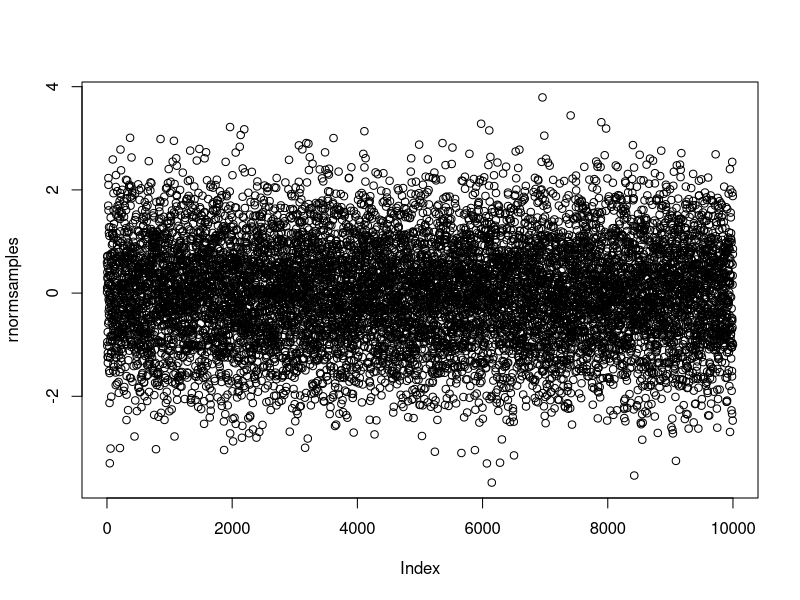
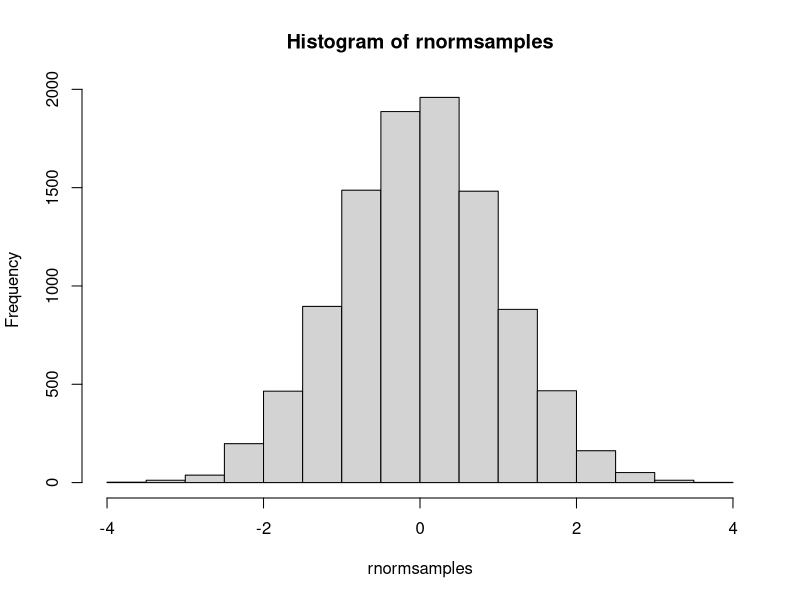
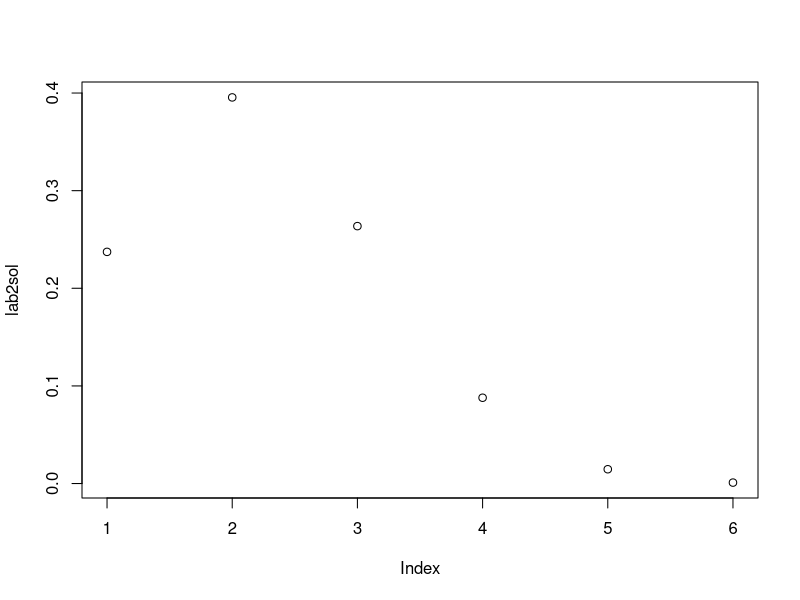
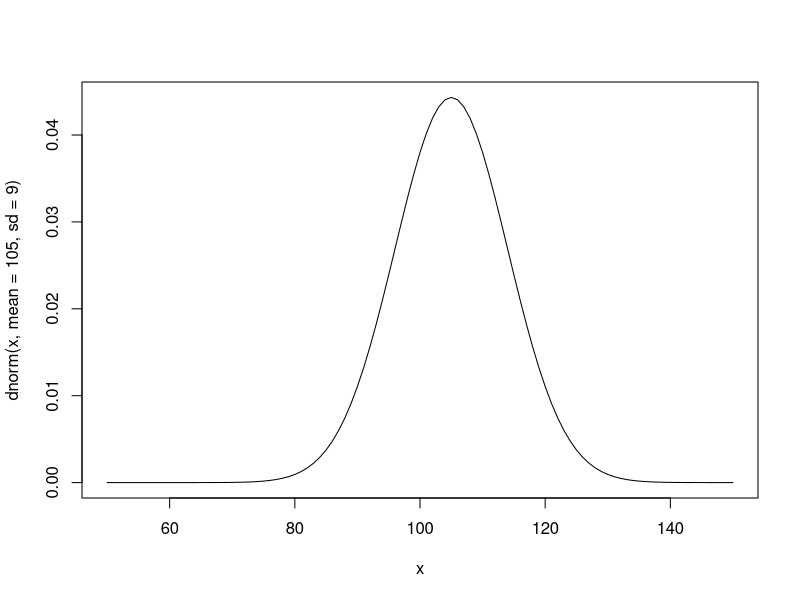
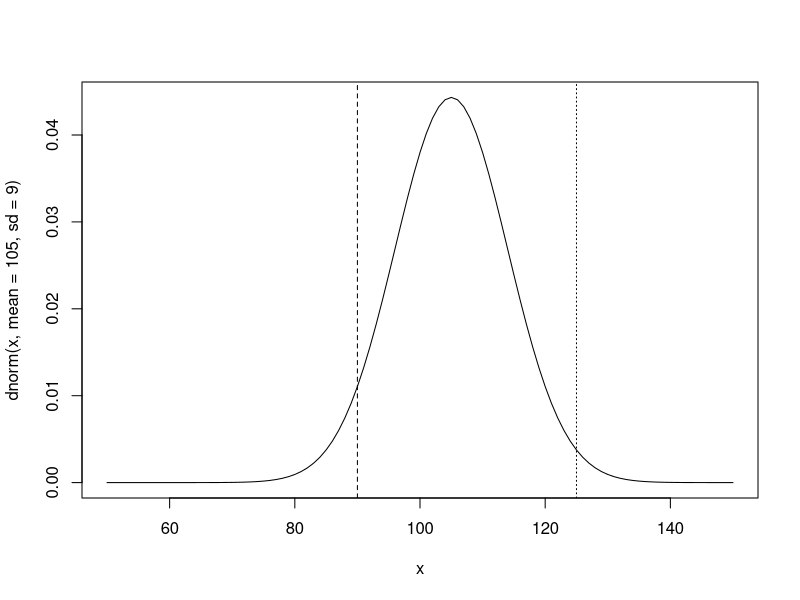

Write R code to recreate these figures, in order. (Note: this script raises an error after producing the figures.)
## ---- chunk 1
nsamples = 10000
nsamplesmean = 0
nsamplessd = 1
rnormsamples = rnorm(nsamples, nsamplesmean, nsamplessd)
plot(rnormsamples)
hist(rnormsamples)
dnorm(2)
pnormsamples= pnorm(nsamplesmean)
qnormsamples=qnorm(nsamplesmean)
lab2sol = dbinom(0:5, size = 5, prob = 0.25)
plot(lab2sol)


## ---- chunk 2
1-pbinom(0,5,0.25)
##dbinom(x, size, prob, log = FALSE)
##pbinom(q, size, prob, lower.tail = TRUE, log.p = FALSE)
##qbinom(p, size, prob, lower.tail = TRUE, log.p = FALSE)
##rbinom(n, size, prob)
## ---- chunk 3
x<-seq(50,150)
y<-dnorm(x,mean = 105, sd=9)
## ---- chunk 4
plot(x, dnorm(x,mean = 105, sd=9), type = "l")


## ---- chunk 5
plot(x, dnorm(x,mean = 105, sd=9), type = "l")
abline(v=90, lty=2)
abline(v=125, lty=3)
## ---- chunk 6
pnorm(125, mean = 105, sd=9)-pnorm(90, mean = 105, sd=9)
## ---- chunk 7
qnorm(0.1, mean = 105, sd=9)
## ---- chunk 8
mpg<-auto_mpg
## ---- chunk 9
summary(mpg)
## ---- chunk 10
library(ggplot2)

ggplot(data=mpg, aes(x=acceleration)) + geom_density() + 
  theme_classic() + ggtitle("Histogram of Acceletation")

plot(mpg$horsepower,mpg$acceleration,type="l", col = "blue")
## ---- chunk 11
mean.acceleration<-mean(mpg$acceleration)
sd.acceleration<-sd(mpg$acceleration)
hist(mpg$acceleration)
## ---- chunk 12
ylab2 = rnorm(1000, mean = 0, sd = 1)
zlab2 = qnorm(0.975)
zlaba = qnorm(0.025)
plot(density(ylab2))
abline(v=zlab2)
abline(v=zlaba)

## ---- chunk 13
ucl<-mean.acceleration-qnorm(0.975)*sd.acceleration/sqrt(398)
lcl<-mean.acceleration+qnorm(0.975)*sd.acceleration/sqrt(398)
## ---- chunk 14
ucl
lcl
## ---- chunk 15
table(mpg$`model year`)
sum(mpg$`model year`>79)
## ---- chunk 16
prop.80<-sum(mpg$`model year`>79)/nrow(mpg)
prop.80
## ---- chunk 17
vr<-prop.80*(1-prop.80)/nrow(mpg)

prop.ucl<-prop.80+ qnorm(0.975)*sqrt(vr)
prop.lcl<-prop.80- qnorm(0.975)*sqrt(vr)
## ---- chunk 18
prop.ucl
prop.lcl
## ---- chunk 19
a<-sample(mpg$acceleration ,100, replace=T)	

plot(c(0,200), c(0,30), type="n", xlab="Sample Size", ylab="Confidence Interval")

for (k in seq(10,200,10)){
  a<-numeric(200)
  for (i in 1:200){
  a[i]<-mean(sample(mpg$acceleration, k , replace=T)	)
  }
  points(c(k,k),quantile(a,c(0.025, 0.975)), type="b", pch=21, bg="red")
}
